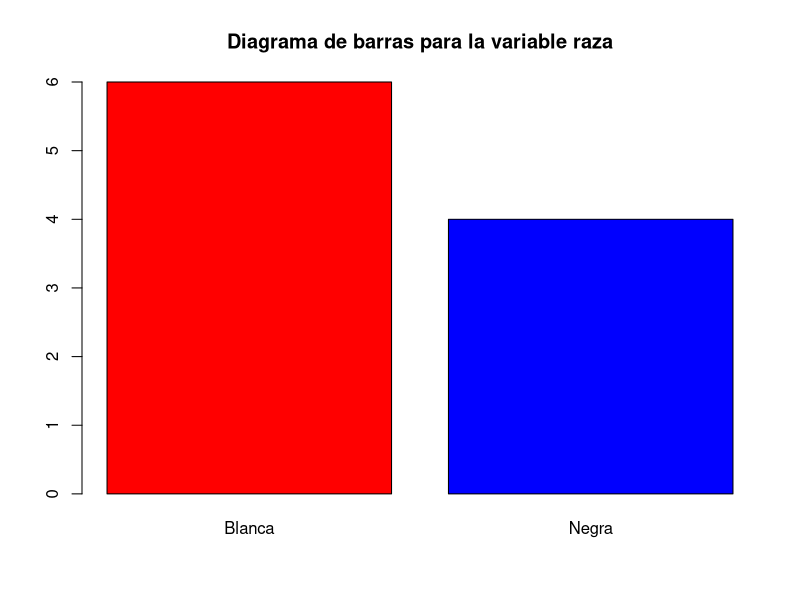
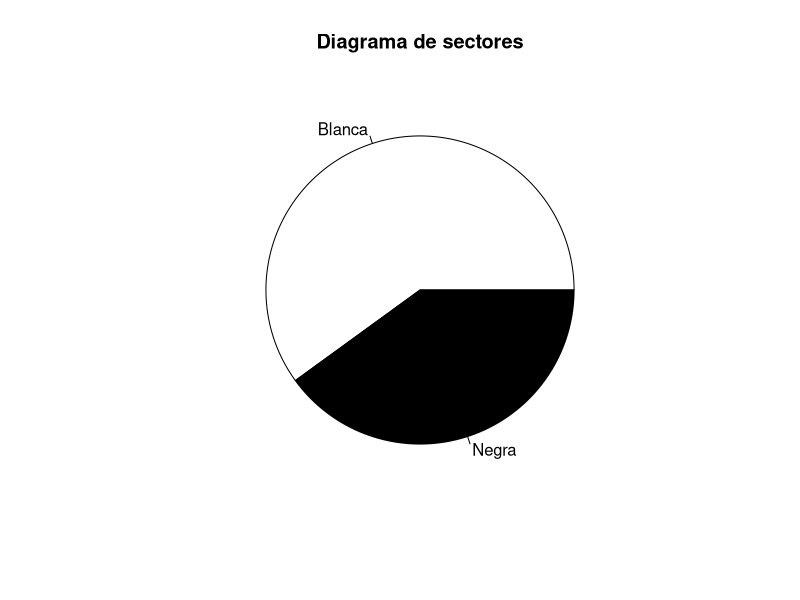
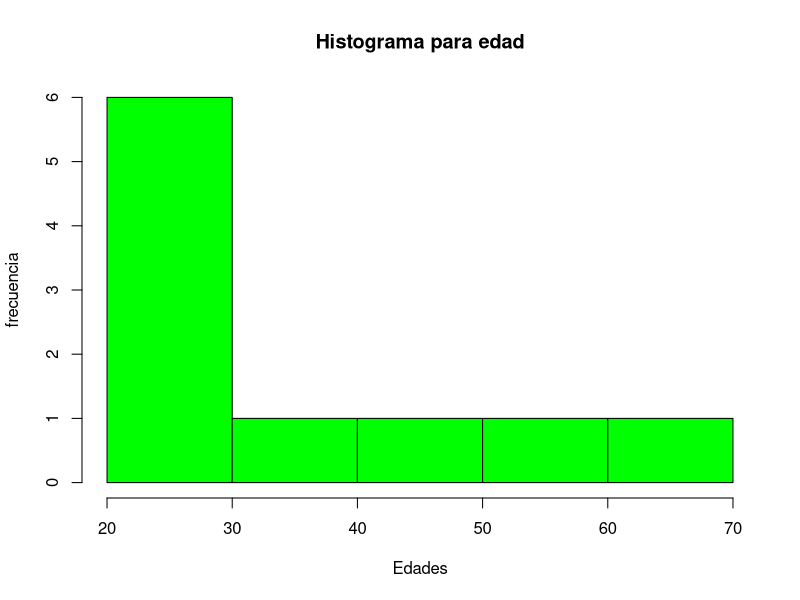
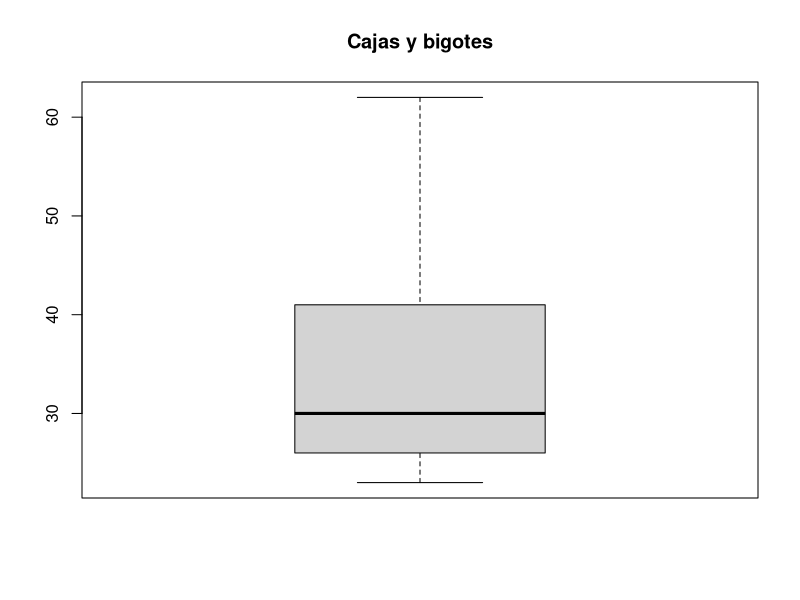

Write the R code that produced these figures, in order.
setwd("D:/UAH/R/EG_1_2")
datos = read.table("datos.txt", header=TRUE)
absol_raza = table(datos$Raza)
barplot(absol_raza, col=c("red", "blue"), main="Diagrama de barras para la variable raza")
pie(absol_raza, col=c("white", "black"), main="Diagrama de sectores")
hist(datos$Edad, col="green", main="Histograma para edad", xlab="Edades", ylab="frecuencia")
boxplot(datos$Edad, main="Cajas y bigotes", range=1.5)